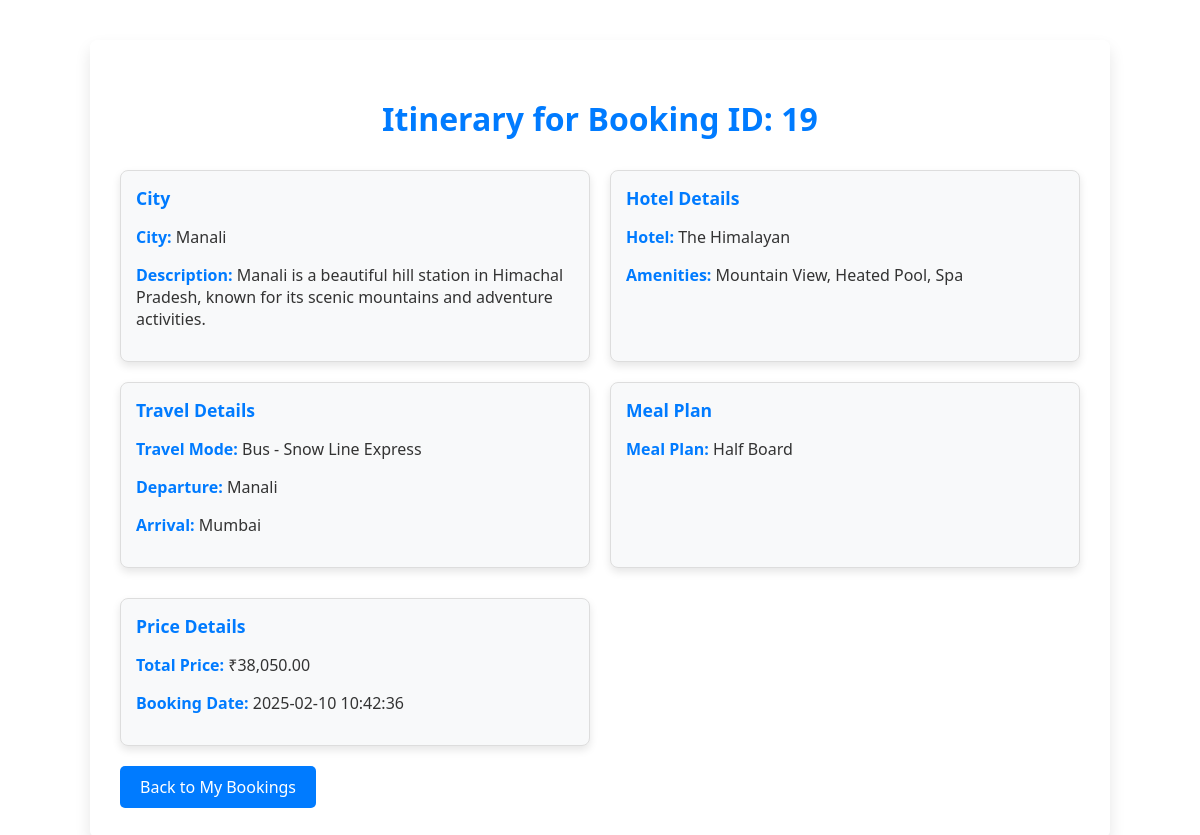
The page /view_itinerary.php?booking_id=19 (signed in) on the database its author committed.
### tables this page shows
CREATE TABLE `bookings` (
  `booking_id` int(11) NOT NULL,
  `user_id` int(11) NOT NULL,
  `city_id` int(11) NOT NULL,
  `hotel_id` int(11) NOT NULL,
  `travel_option_id` int(11) DEFAULT NULL,
  `travel_id` int(11) NOT NULL,
  `total_price` decimal(10,2) NOT NULL,
  `status` enum('Pending','Confirmed','Canceled') DEFAULT 'Pending',
  `booking_date` timestamp NOT NULL DEFAULT current_timestamp(),
  `full_name` varchar(255) NOT NULL,
  `email` varchar(255) NOT NULL,
  `phone` varchar(15) NOT NULL,
  `meal_id` int(11) NOT NULL,
  `travel_date` date NOT NULL,
  `return_date` date NOT NULL,
  `nights` int(11) NOT NULL,
  `package_id` int(11) DEFAULT NULL
);

CREATE TABLE `cities` (
  `city_id` int(11) NOT NULL,
  `name` varchar(100) NOT NULL,
  `description` text NOT NULL
);

CREATE TABLE `hotels` (
  `hotel_id` int(11) NOT NULL,
  `city_id` int(11) NOT NULL,
  `name` varchar(255) NOT NULL,
  `star_rating` enum('3-Star','4-Star','5-Star') NOT NULL,
  `amenities` text NOT NULL,
  `price_per_night` decimal(10,2) NOT NULL
);

CREATE TABLE `travel_options` (
  `travel_id` int(11) NOT NULL,
  `city_id` int(11) NOT NULL,
  `type` enum('Bus','Train') NOT NULL,
  `company_name` varchar(255) NOT NULL,
  `departure` varchar(255) NOT NULL,
  `arrival` varchar(255) NOT NULL,
  `route_details` text DEFAULT NULL,
  `price` decimal(10,2) NOT NULL,
  `facilities` text NOT NULL
);

CREATE TABLE `meal_plans` (
  `meal_id` int(11) NOT NULL,
  `city_id` int(11) NOT NULL,
  `name` varchar(255) NOT NULL,
  `description` text DEFAULT NULL,
  `price_per_night` decimal(10,2) NOT NULL,
  `type` enum('Veg','Non-Veg','Mixed') NOT NULL
);

### view_itinerary.php (the view, shortened to what this page needs)
<?php
$conn = new mysqli("localhost", "root", "", "travel_booking");
$booking_id = $_GET['booking_id'];
$query = "SELECT b.booking_id, c.name AS city, c.description AS city_desc, h.name AS hotel, h.amenities,
                 t.type AS travel_mode, t.company_name, t.departure, t.arrival,
                 m.name AS meal_plan, b.total_price, b.booking_date
          FROM bookings b
          JOIN cities c ON b.city_id = c.city_id
          JOIN hotels h ON b.hotel_id = h.hotel_id
          JOIN travel_options t ON b.travel_id = t.travel_id
          JOIN meal_plans m ON b.meal_id = m.meal_id
          WHERE b.booking_id = $booking_id";
$result = $conn->query($query);
$booking = $result->fetch_assoc();
?>
<!DOCTYPE html>
<html lang="en">
<head>
</head>
<body>
<div class="container">
    <h2>Itinerary for Booking ID: <?php echo $booking["booking_id"]; ?></h2>
    <div class="info-container">
        <div class="info-item">
            <div class="info-title">City</div>
            <p><strong>City:</strong> <?php echo $booking["city"]; ?></p>
            <p><strong>Description:</strong> <?php echo $booking["city_desc"]; ?></p>
        </div>
        <div class="info-item">
            <div class="info-title">Hotel Details</div>
            <p><strong>Hotel:</strong> <?php echo $booking["hotel"]; ?></p>
            <p><strong>Amenities:</strong> <?php echo $booking["amenities"]; ?></p>
        </div>
        <div class="info-item">
            <div class="info-title">Travel Details</div>
            <p><strong>Travel Mode:</strong> <?php echo $booking["travel_mode"]; ?> - <?php echo $booking["company_name"]; ?></p>
            <p><strong>Departure:</strong> <?php echo $booking["departure"]; ?></p>
            <p><strong>Arrival:</strong> <?php echo $booking["arrival"]; ?></p>
        </div>
        <div class="info-item">
            <div class="info-title">Meal Plan</div>
            <p><strong>Meal Plan:</strong> <?php echo $booking["meal_plan"]; ?></p>
        </div>
    </div>
    <div class="info-container">
        <div class="info-item">
            <div class="info-title">Price Details</div>
            <p><strong>Total Price:</strong> ₹<?php echo number_format($booking["total_price"], 2); ?></p>
            <p><strong>Booking Date:</strong> <?php echo $booking["booking_date"]; ?></p>
        </div>
    </div>
    <a href="my_bookings.php" class="back-btn">Back to My Bookings</a>
</div>
</body>
</html>

### view_itinerary.php (style rules this page uses)
body { font-family: 'Segoe UI', Tahoma, Geneva, Verdana, sans-serif; background: url('images/img-3.jpg') no-repeat center center fixed; background-size: cover; color: #333; margin: 0; padding: 0; }
.container { width: 80%; max-width: 1000px; margin: 40px auto; padding: 30px; background-color: rgba(255, 255, 255, 0.9); border-radius: 8px; box-shadow: 0 8px 16px rgba(0, 0, 0, 0.1); }
h2 { font-size: 2rem; color: #007bff; margin-bottom: 20px; text-align: center; }
.info-container { display: grid; grid-template-columns: 1fr 1fr; gap: 20px; margin-top: 30px; }
.info-item { padding: 15px; background-color: #f8f9fa; border: 1px solid #ddd; border-radius: 8px; box-shadow: 0 4px 8px rgba(0, 0, 0, 0.1); }
.info-item strong { color: #007bff; font-weight: bold; }
.info-title { font-size: 1.1rem; font-weight: bold; color: #007bff; margin-bottom: 10px; }
.back-btn { display: inline-block; padding: 10px 20px; background-color: #007bff; color: white; text-decoration: none; font-size: 1rem; border-radius: 5px; margin-top: 20px; text-align: center; transition: background-color 0.3s ease; }

### rows shown on the page
bookings: booking_id "19", city.name "Manali", city.description "Manali is a beautiful hill station in Himachal Pradesh, known for its scenic mountains and adventure activities.", hotel.name "The Himalayan", hotel.amenities "Mountain View, Heated Pool, Spa", travel.type "Bus", travel.company_name "Snow Line Express", travel.departure "Manali", travel.arrival "Mumbai", meal.name "Half Board", total_price "38,050.00", booking_date "2025-02-10 10:42:36"
